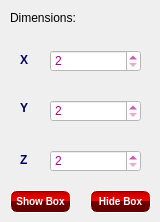
    <widget class="QWidget" name="tab">
     <attribute name="title">
      <string>Bounding Box</string>
     </attribute>
     <attribute name="toolTip">
      <string>Bounding Box</string>
     </attribute>
     <widget class="QLabel" name="label_12">
      <property name="geometry">
       <rect>
        <x>10</x>
        <y>10</y>
        <width>121</width>
        <height>16</height>
       </rect>
      </property>
      <property name="styleSheet">
       <string notr="true">background-color: rgba(255, 255, 255, 0);</string>
      </property>
      <property name="text">
       <string>Dimensions:</string>
      </property>
     </widget>
     <widget class="QSpinBox" name="spinBox">
      <property name="geometry">
       <rect>
        <x>50</x>
        <y>50</y>
        <width>91</width>
        <height>22</height>
       </rect>
      </property>
      <property name="styleSheet">
       <string notr="true">background-color: rgb(255, 255, 255);
color: rgb(170, 0, 127);</string>
      </property>
      <property name="minimum">
       <number>2</number>
      </property>
      <property name="maximum">
       <number>5</number>
      </property>
     </widget>
     <widget class="QSpinBox" name="spinBox_2">
      <property name="geometry">
       <rect>
        <x>50</x>
        <y>150</y>
        <width>91</width>
        <height>22</height>
       </rect>
      </property>
      <property name="styleSheet">
       <string notr="true">background-color: rgb(255, 255, 255);
color: rgb(170, 0, 127);</string>
      </property>
      <property name="minimum">
       <number>2</number>
      </property>
      <property name="maximum">
       <number>5</number>
      </property>
     </widget>
     <widget class="QSpinBox" name="spinBox_3">
      <property name="geometry">
       <rect>
        <x>50</x>
        <y>100</y>
        <width>91</width>
        <height>22</height>
       </rect>
      </property>
      <property name="styleSheet">
       <string notr="true">background-color: rgb(255, 255, 255);
color: rgb(170, 0, 127);</string>
      </property>
      <property name="minimum">
       <number>2</number>
      </property>
      <property name="maximum">
       <number>5</number>
      </property>
     </widget>
     <widget class="QLabel" name="label_13">
      <property name="geometry">
       <rect>
        <x>20</x>
        <y>50</y>
        <width>16</width>
        <height>20</height>
       </rect>
      </property>
      <property name="styleSheet">
       <string notr="true">color: rgb(0, 0, 89);
font: 75 10pt &quot;Leelawadee&quot;;
background-color: rgba(255, 255, 255, 0);
font-weight:bold</string>
      </property>
      <property name="text">
       <string>X</string>
      </property>
     </widget>
     <widget class="QLabel" name="label_14">
      <property name="geometry">
       <rect>
        <x>20</x>
        <y>100</y>
        <width>16</width>
        <height>16</height>
       </rect>
      </property>
      <property name="styleSheet">
       <string notr="true">color: rgb(0, 0, 89);
font: 75 10pt &quot;Leelawadee&quot;;
background-color: rgba(255, 255, 255, 0);
font-weight:bold</string>
      </property>
      <property name="text">
       <string>Y</string>
      </property>
     </widget>
     <widget class="QLabel" name="label_15">
      <property name="geometry">
       <rect>
        <x>20</x>
        <y>150</y>
        <width>20</width>
        <height>20</height>
       </rect>
      </property>
      <property name="styleSheet">
       <string notr="true">color: rgb(0, 0, 89);
font: 75 10pt &quot;Leelawadee&quot;;
background-color: rgba(255, 255, 255, 0);
font-weight:bold</string>
      </property>
      <property name="text">
       <string>Z</string>
      </property>
     </widget>
     <widget class="QPushButton" name="showBox_button">
      <property name="geometry">
       <rect>
        <x>10</x>
        <y>190</y>
        <width>61</width>
        <height>23</height>
       </rect>
      </property>
      <property name="styleSheet">
       <string notr="true">color: white;
background-color: QLinearGradient( x1: 0, y1: 0, x2: 0, y2: 1, stop: 0 #600000, stop: 0.1 #c00000, stop: 0.49 #ff0000, stop: 0.5 #700000, stop: 1 #600000);
border-width: 1px;
border-color: #fff;
border-style: solid;
border-radius: 7;
padding: 3px;
font-size: 10px;
font-weight:bold;
padding-left: 5px;
padding-right: 5px;</string>
      </property>
      <property name="text">
       <string>Show Box</string>
      </property>
     </widget>
     <widget class="QPushButton" name="hideBox_button">
      <property name="geometry">
       <rect>
        <x>90</x>
        <y>190</y>
        <width>61</width>
        <height>23</height>
       </rect>
      </property>
      <property name="styleSheet">
       <string notr="true">color: white;
background-color: QLinearGradient( x1: 0, y1: 0, x2: 0, y2: 1, stop: 0 #600000, stop: 0.1 #c00000, stop: 0.49 #ff0000, stop: 0.5 #700000, stop: 1 #600000);
border-width: 1px;
border-color: #fff;
border-style: solid;
border-radius: 7;
padding: 3px;
font-size: 10px;
font-weight:bold;
padding-left: 5px;
padding-right: 5px;</string>
      </property>
      <property name="text">
       <string>Hide Box</string>
      </property>
     </widget>
    </widget>
